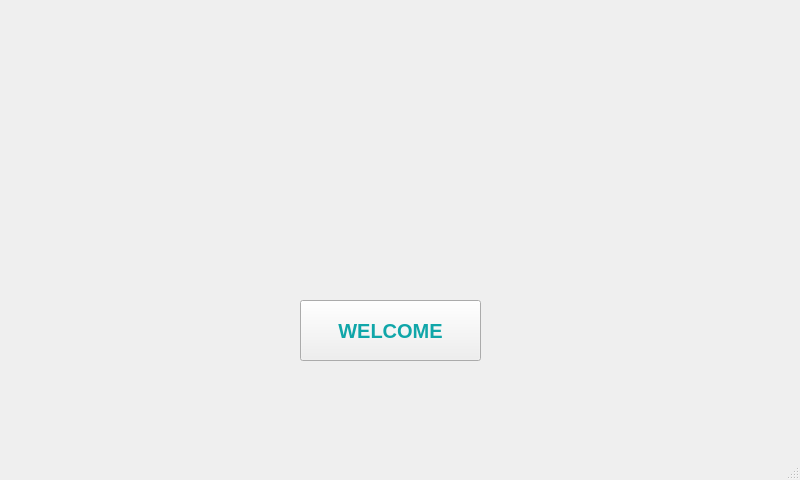
<?xml version="1.0" encoding="UTF-8"?>
<ui version="4.0">
 <class>MainWindow</class>
 <widget class="QMainWindow" name="MainWindow">
  <property name="geometry">
   <rect>
    <x>0</x>
    <y>0</y>
    <width>800</width>
    <height>480</height>
   </rect>
  </property>
  <property name="windowTitle">
   <string>MainWindow</string>
  </property>
  <widget class="QWidget" name="centralwidget">
   <widget class="QFrame" name="frame">
    <property name="geometry">
     <rect>
      <x>0</x>
      <y>0</y>
      <width>800</width>
      <height>480</height>
     </rect>
    </property>
    <property name="layoutDirection">
     <enum>Qt::RightToLeft</enum>
    </property>
    <property name="styleSheet">
     <string notr="true">image: url(:/Image/WelcomeBackground.png);
image: url(:/Images/WelcomeBackground.png);</string>
    </property>
    <property name="frameShape">
     <enum>QFrame::NoFrame</enum>
    </property>
    <property name="frameShadow">
     <enum>QFrame::Raised</enum>
    </property>
    <widget class="QPushButton" name="pushButton">
     <property name="geometry">
      <rect>
       <x>300</x>
       <y>300</y>
       <width>181</width>
       <height>61</height>
      </rect>
     </property>
     <property name="font">
      <font>
       <pointsize>15</pointsize>
       <weight>75</weight>
       <bold>true</bold>
      </font>
     </property>
     <property name="styleSheet">
      <string notr="true">color: rgb(16, 166, 169);</string>
     </property>
     <property name="text">
      <string>WELCOME</string>
     </property>
    </widget>
   </widget>
  </widget>
  <widget class="QMenuBar" name="menubar">
   <property name="geometry">
    <rect>
     <x>0</x>
     <y>0</y>
     <width>800</width>
     <height>21</height>
    </rect>
   </property>
  </widget>
  <widget class="QStatusBar" name="statusbar"/>
 </widget>
 <resources>
  <include location="BG_Image.qrc"/>
  <include location="WelcomButton.qrc"/>
 </resources>
 <connections/>
</ui>
